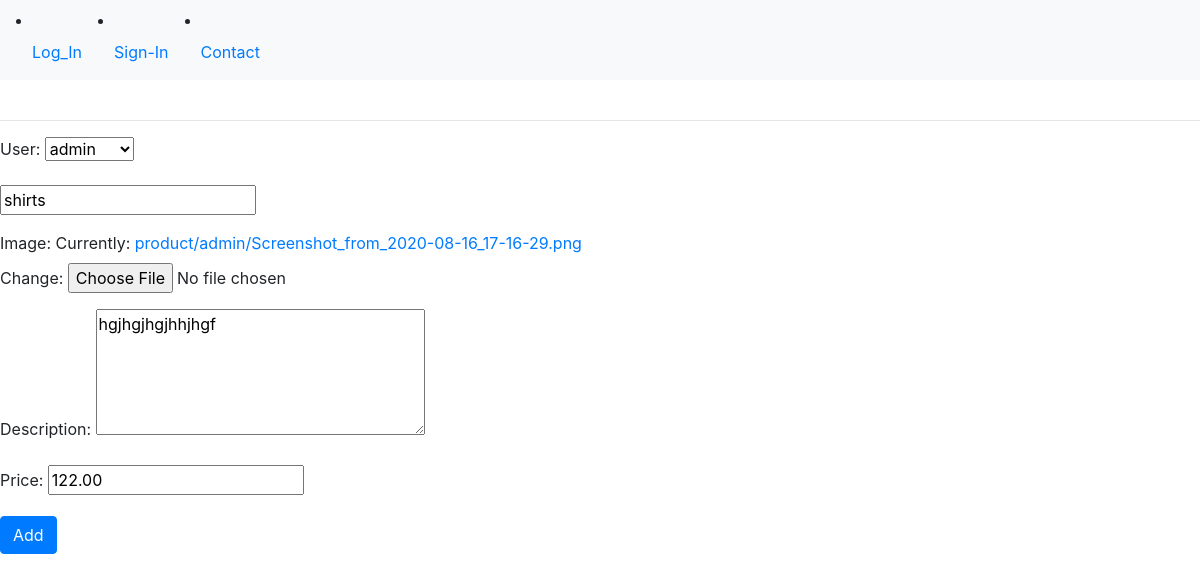
The page /products/initial1 on the database its author committed.
### products/models.py (models this page shows, shortened)
class Product(models.Model):
	user = models.ForeignKey(settings.AUTH_USER_MODEL,on_delete=models.CASCADE)
	title = models.CharField(max_length=200)
	image = models.ImageField(upload_to = upload_to_product)
	description = models.TextField(blank = True,null = True)
	price = models.DecimalField(decimal_places=2,max_digits=10000)
	summary = models.TextField(blank=False,null=False)
	featured = models.BooleanField(default=False)
	updated = models.DateTimeField(auto_now=True)
	timestamp = models.DateTimeField(auto_now_add=True)

### products/views.py (the view)
# urls.py: path("initial1",views.render_initial_data1,name="initial1"),
def render_initial_data1(request):
	obj = Product.objects.get(id=2)
	form = ProductForm(request.POST or None,instance=obj)
	if form.is_valid():
		form.save()
		return redirect("create")
	context = {
		"form" : form
	}
	return render(request,"products/product_create_view.html",context)

### products/forms.py (shortened to what this page needs)
class ProductForm(forms.ModelForm):
	title = forms.CharField(label="",widget=forms.TextInput(attrs={"placeholder":"Your title"}))
	description = forms.CharField(required=True,widget=forms.Textarea(attrs={"placeholder":"Your description","class":"new-class-name two","id":"my-id-for-textarea","rows":5,"cols":30}))
	price = forms.DecimalField()
	class Meta:
		model = Product
		fields = ['user','title','image','description','price']

### products/templates/products/product_create_view.html (shortened to what this page needs)
<!doctype html>
<html lang="en">
  <head>
    <link rel="stylesheet" href="https://cdn.jsdelivr.net/npm/bootstrap@4.4.1/dist/css/bootstrap.min.css">
  </head>
  <body>
    <nav class="navbar navbar-expand-lg navbar-light bg-light">
    {% if request.user.is_authenticated %}
        <a class="navbar-brand" href="{% url 'home' %}">Developer</a>
        <button class="navbar-toggler" type="button" data-toggle="collapse" data-target="#navbarNav" aria-controls="navbarNav" aria-expanded="false" aria-label="Toggle navigation">
          <span class="navbar-toggler-icon"></span>
        </button>
        <div class="collapse navbar-collapse" id="navbarNav">
          <ul class="navbar-nav">
            <li class="nav-item">
                <a class="nav-link" href="{% url 'list' %}">Products</a>
            </li>
            <li class="nav-item">
                <a class="nav-link" href="#">hello {{request.user}}</a>
            </li>
            <li class="nav-item">
                <a class="nav-link" href="{% url 'logout' %}">Log-Out</a>
            </li>
            <li class="nav-item">
                <a class="nav-link" href="{% url 'contact' %}">Contact</a>
            </li>
        {% else %}
        <li class="nav-item">
            <a class="nav-link" href="login">Log_In</a>
        </li>
        <li class="nav-item">
            <a class="nav-link" href="{% url 'register' %}">Sign-In</a>
        </li>
        <li class="nav-item">
            <a class="nav-link" href="{% url 'contact' %}">Contact</a>
        </li>
        {% endif %}
      </nav>
<br>
<hr>
<form action="{% url 'create' %}" method="POST" enctype="multipart/form-data">
    <div class="form-group">
        {{form.as_p}}
    </div>
    <button type="submit" href="{% url 'create'  %}" class="btn btn-primary">Add</button>
</form>
  </body>
</html>

### rows shown on the page
Product: user "admin", title "shirts", description "hgjhgjhgjhhjhgf", price "122.00"
